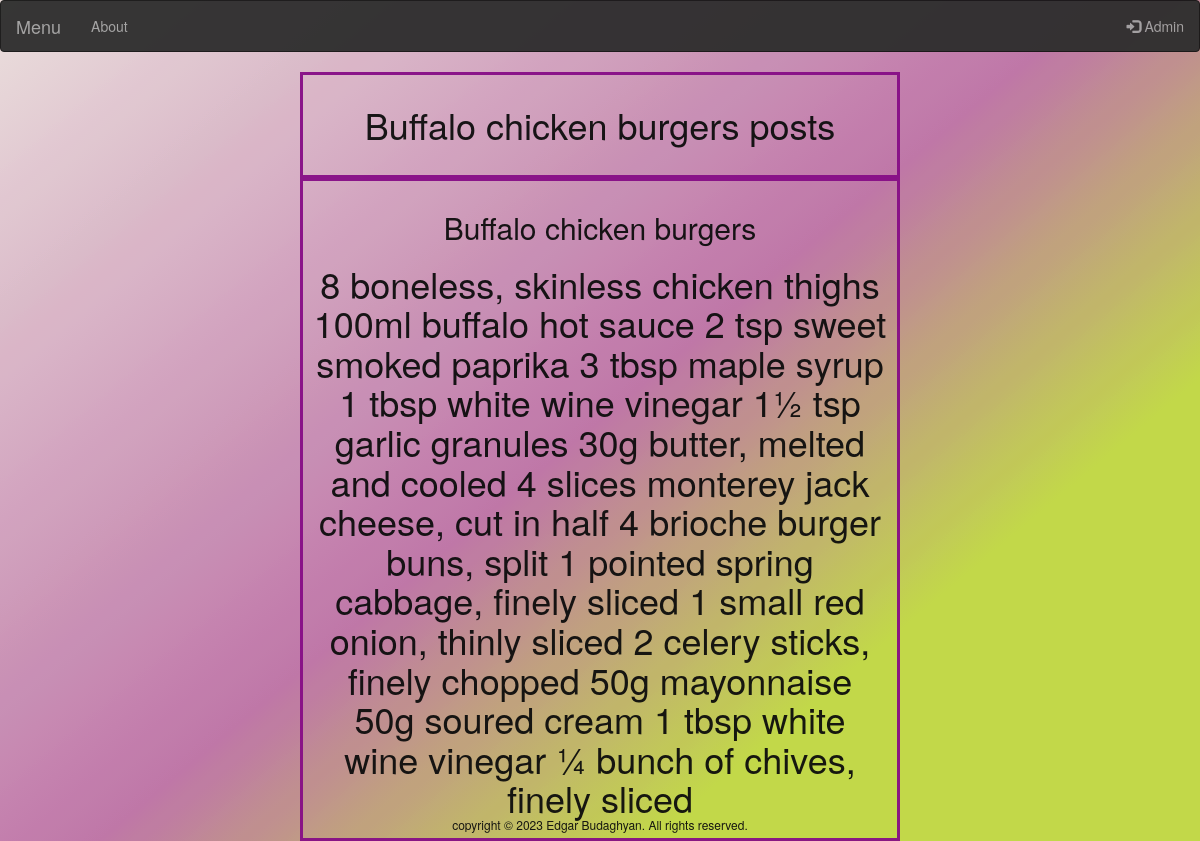
/buffalo-chicken-burgers/, run on the app's committed database.
### menu_app/models.py (models this page shows, shortened)
class Category(MPTTModel):
    title = models.CharField(max_length=50, unique=True, verbose_name='Name')
    parent = TreeForeignKey('self', on_delete=models.PROTECT, null=True, blank=True, related_name='children',
                            db_index=True, verbose_name='Parent category')
    slug = models.SlugField()
    class MPTTMeta:
        order_insertion_by = ['title']
    class Meta:
        unique_together = [['parent', 'slug']]
        verbose_name = 'Category'
        verbose_name_plural = 'Categories'
    def __str__(self):
        return self.title

class Post(models.Model):
    title = models.CharField(max_length=100, verbose_name='Name')
    slug = models.SlugField(max_length=150)
    category = TreeForeignKey('Category', on_delete=models.PROTECT, related_name='posts', verbose_name='Category')
    content = models.TextField(verbose_name='Content')
    def __str__(self):
        return self.title
    class Meta:
        verbose_name = 'Record'
        verbose_name_plural = 'Records'

### menu_app/views.py (the view)
# urls.py: path('<str:slug>/', PostByCategoryView.as_view(), name='post-by-category'),
class PostByCategoryView(ListView):
    context_object_name = 'posts'
    template_name = 'menu/post_list.html'
    def get_queryset(self):
        self.category = Category.objects.get(slug=self.kwargs['slug'])
        queryset = Post.objects.filter(category=self.category)
        return queryset
    def get_context_data(self, **kwargs):
        context = super().get_context_data(**kwargs)
        context['title'] = self.category
        recipes = self.get_queryset().values()
        for recipe in recipes:
            context['content'] = recipe.get('content')
        return context

### menu_app/templates/menu/post_list.html (shortened to what this page needs)
{% extends "menu/base.html" %}
{% block content %}
<main>
    <section>
		<div class="center">
			<h1 class="center2">{{title}} posts</h1>
		</div>
    </section>
	<div class="center">
		{% for post in object_list%}
		<div>
			<h2 class="center2">{{post}}</h2>
			<h1 class="center2">{{content}}</h1>
		</div>
		{% endfor %}
    </div>
</main>
{% endblock %}

### menu_app/templates/menu/base.html (shortened to what this page needs)
<!DOCTYPE html>
<html>
    <head>
  <link rel="stylesheet" href="https://maxcdn.bootstrapcdn.com/bootstrap/3.4.1/css/bootstrap.min.css">
    </head>
    <body>
        <nav class="navbar navbar-inverse">
          <div class="container-fluid">
            <div class="navbar-header">
              <a class="navbar-brand" href="/">Menu</a>
            </div>
              <ul class="nav navbar-nav navbar-right">
                  <li><a href="/admin"><span class="glyphicon glyphicon-log-in"></span> Admin</a></li>
              </ul>
              <ul class="nav navbar-nav">
                <li><a href="https://www.linkedin.com/in/edgar-budaghyan/" target="_blank">About</a></li>
              </ul>
          </div>
        </nav>
        {% block content %} {% endblock %}
        <div style="position: fixed; bottom: 0; width:100%; text-align: center">
        <h6 style="color: black;">copyright © 2023 Edgar Budaghyan. All rights reserved.</h6></div>
    </body>
</html>

### menu_app/templates/menu/post_list.html (style rules this page uses)
.center { margin: auto; width: 50%; border: 3px solid purple; padding: 10px; }
body, html { height:100%; width:100%; background-color: #1fc8db; background-image: linear-gradient(140deg, #EADEDB 0%, #BC70A4 50%, #BFD641 75%); color:white; opacity:0.95; }
.center2 { text-align: center; color: black; }

### data on the page
Category: title "Buffalo chicken burgers"
Post: title "Buffalo chicken burgers", content "8 boneless, skinless chicken thighs 100ml buffalo hot sauce 2 tsp sweet smoked paprika 3 tbsp maple syrup 1 tbsp white wine vinegar 1½ tsp garlic granules 30g butter, melted and cooled 4 slices monterey jack cheese, cut in half 4 brioche burger buns, split 1 pointed spring cabbage, finely sliced 1 small red onion, thinly sliced 2 celery sticks, finely chopped 50g mayonnaise 50g soured cream 1 tbsp white wine vinegar ¼ bunch of chives, finely sliced"
